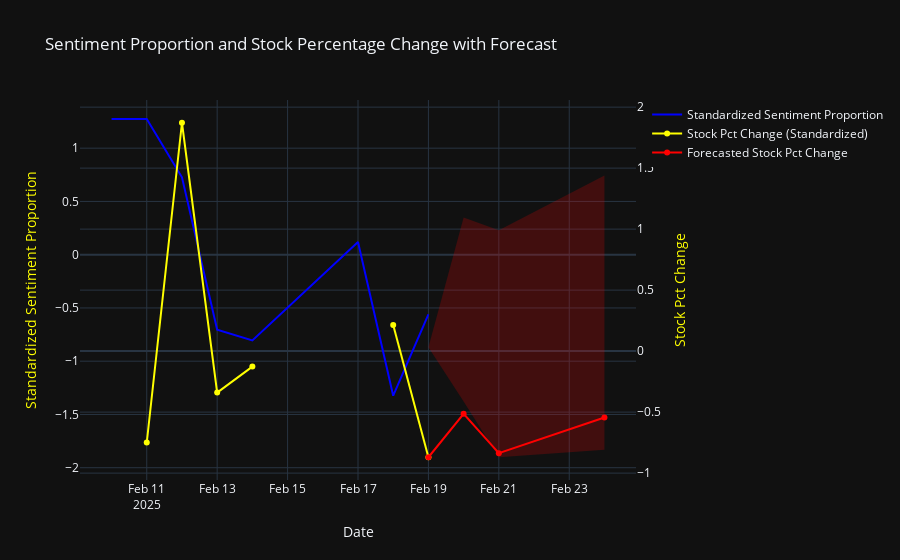

Notebook source saved alongside this figure:
### Code cell
create_plot(combined_df, forecast_mean_from_start_std, forecast_ci_from_start_std, forecast_index_from_start)

### Figure 1 — Plotly figure (JSON) as saved in the notebook; plotly's stock layout.template omitted (floating-point values rounded to 4 significant figures)
{"data": [{"line": {"color": "blue"}, "mode": "lines", "name": "Standardized Sentiment Proportion", "type": "scatter", "x": ["2025-02-10T00:00:00", "2025-02-11T00:00:00", "2025-02-12T00:00:00", "2025-02-13T00:00:00", "2025-02-14T00:00:00", "2025-02-17T00:00:00", "2025-02-18T00:00:00", "2025-02-19T00:00:00"], "y": [1.274, 1.274, 0.727, -0.7055, -0.8045, 0.1192, -1.324, -0.56]}, {"line": {"color": "yellow"}, "mode": "lines+markers", "name": "Stock Pct Change (Standardized)", "type": "scatter", "x": ["2025-02-10T00:00:00", "2025-02-11T00:00:00", "2025-02-12T00:00:00", "2025-02-13T00:00:00", "2025-02-14T00:00:00", "2025-02-17T00:00:00", "2025-02-18T00:00:00", "2025-02-19T00:00:00"], "y": [NaN, -0.7491, 1.872, -0.3399, -0.1268, NaN, 0.2137, -0.87], "yaxis": "y2"}, {"line": {"color": "red"}, "mode": "lines+markers", "name": "Forecasted Stock Pct Change", "type": "scatter", "x": ["2025-02-19T00:00:00", "2025-02-20T00:00:00", "2025-02-21T00:00:00", "2025-02-24T00:00:00"], "y": [-0.87, -0.514, -0.8366, -0.5442], "yaxis": "y2"}, {"fill": "toself", "fillcolor": "rgba(255,0,0,0.2)", "hoverinfo": "skip", "line": {"color": "rgba(255,255,255,0)"}, "showlegend": false, "type": "scatter", "x": ["2025-02-19T00:00:00", "2025-02-20T00:00:00", "2025-02-21T00:00:00", "2025-02-24T00:00:00", "2025-02-24T00:00:00", "2025-02-21T00:00:00", "2025-02-20T00:00:00", "2025-02-19T00:00:00"], "y": [-0.87, -1.378, -1.902, -1.831, 0.743, 0.2285, 0.3498, -0.87]}], "layout": {"title": {"text": "Sentiment Proportion and Stock Percentage Change with Forecast"}, "xaxis": {"title": {"text": "Date"}}, "yaxis": {"title": {"font": {"color": "yellow"}, "text": "Standardized Sentiment Proportion"}}, "yaxis2": {"overlaying": "y", "side": "right", "title": {"font": {"color": "yellow"}, "text": "Stock Pct Change"}}}}
